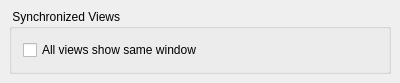
<ui version="4.0" >
 <author></author>
 <comment></comment>
 <exportmacro></exportmacro>
 <class>MainConfigPage2</class>
 <widget class="QFrame" name="MainConfigPage2" >
  <property name="geometry" >
   <rect>
    <x>0</x>
    <y>0</y>
    <width>400</width>
    <height>80</height>
   </rect>
  </property>
  <property name="windowTitle" >
   <string>Settings</string>
  </property>
  <layout class="QVBoxLayout" >
   <property name="margin" >
    <number>9</number>
   </property>
   <property name="spacing" >
    <number>6</number>
   </property>
   <item>
    <widget class="QGroupBox" name="buttonGroup6" >
     <property name="title" >
      <string> Synchronized Views </string>
     </property>
     <layout class="QGridLayout" >
      <property name="margin" >
       <number>11</number>
      </property>
      <property name="spacing" >
       <number>6</number>
      </property>
      <item row="0" column="0" >
       <widget class="QCheckBox" name="sync_views_cbx" >
        <property name="text" >
         <string>All views show same window</string>
        </property>
       </widget>
      </item>
     </layout>
    </widget>
   </item>
  </layout>
 </widget>
 <layoutdefault spacing="6" margin="11" />
 <pixmapfunction></pixmapfunction>
 <resources/>
 <connections/>
</ui>
